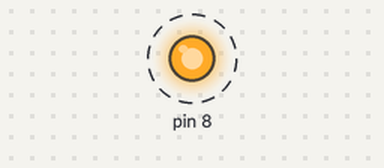
Simulated run of this sketch. Board: Arduino Uno, built with avr-gcc and run on an emulated ATmega328P. Shown: output pins drawn as LEDs (lit = HIGH). Dashed ring = blinking.

Above: at 1.0 s.
Timing chart, 0 to 5.8 s (numbered marks = the images above):
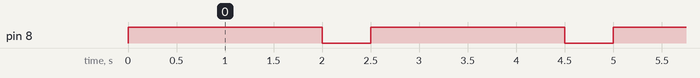

Measured:
- by itself, pin 8: alternates HIGH for 2.0 s and LOW for 0.50 s

The sketch:

1.LedYakma.ino
```cpp
void setup()
{
  pinMode(8,OUTPUT);
}

void loop()
{
  digitalWrite(8,HIGH);
  delay(2000);
  digitalWrite(8,LOW);
  delay(500);
}
```
